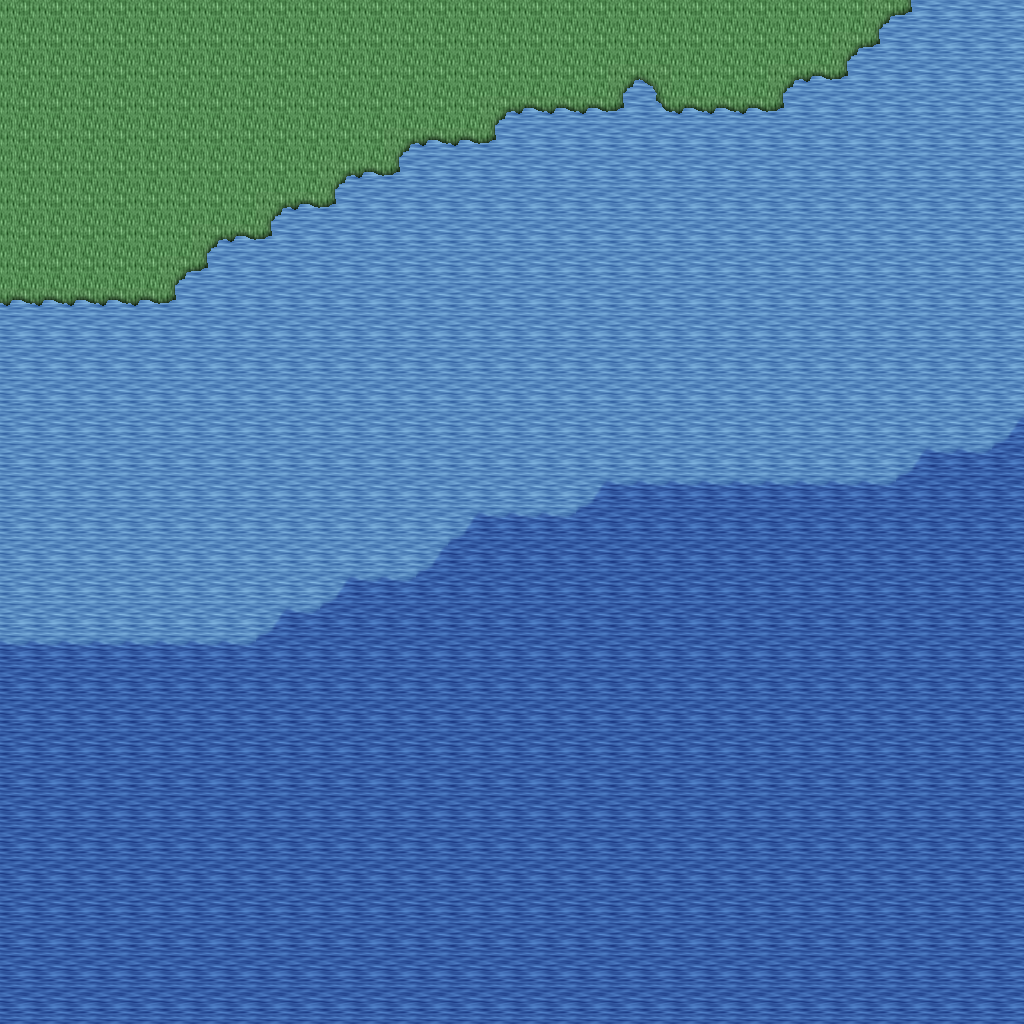

A level layout from a 2D game, rendered from its tile map. Below: a short description, then the map file with tile-grid data replaced by summaries:
An orthogonal 32x32 tile map with 32x32 px tiles, 5 tile layers (Ground, Objects, Objects2, Above, ...), 1 hidden layer not drawn, 12 tilesets.

<map version="1.10" tiledversion="1.11.0" orientation="orthogonal" renderorder="right-down" width="32" height="32" tilewidth="32" tileheight="32" infinite="0" nextlayerid="11" nextobjectid="1">
 <tileset firstgid="1" name="ground_ground" tilewidth="32" tileheight="32" tilecount="33" columns="3">
  <image source="../drawable/ground_ground.png" width="96" height="352" />
 </tileset>
 <tileset firstgid="34" name="ground_water_pool" tilewidth="32" tileheight="32" tilecount="72" columns="3">
  <image source="../drawable/ground_water_pool.png" width="96" height="768" />
 </tileset>
 <tileset firstgid="106" name="ground_grass_edges" tilewidth="32" tileheight="32" tilecount="36" columns="12">
  <image source="../drawable/ground_grass_edges.png" width="384" height="96" />
 </tileset>
 <tileset firstgid="142" name="ground_grass_corners" tilewidth="32" tileheight="32" tilecount="24" columns="6">
  <image source="../drawable/ground_grass_corners.png" width="192" height="128" />
 </tileset>
 <tileset firstgid="166" name="building_wall_wood" tilewidth="32" tileheight="32" tilecount="16" columns="4">
  <image source="../drawable/building_wall_wood.png" width="128" height="128" />
 </tileset>
 <tileset firstgid="182" name="plant_grasses" tilewidth="32" tileheight="32" tilecount="6" columns="3">
  <image source="../drawable/plant_grasses.png" width="96" height="64" />
 </tileset>
 <tileset firstgid="188" name="plant_flower_daisy_yellow" tilewidth="32" tileheight="32" tilecount="8" columns="2">
  <image source="../drawable/plant_flower_daisy_yellow.png" width="64" height="128" />
 </tileset>
 <tileset firstgid="196" name="plant_flower_daisy_blue" tilewidth="32" tileheight="32" tilecount="8" columns="2">
  <image source="../drawable/plant_flower_daisy_blue.png" width="64" height="128" />
 </tileset>
 <tileset firstgid="204" name="building_door_door_w" tilewidth="32" tileheight="32" tilecount="6" columns="2">
  <image source="../drawable/building_door_door_w.png" width="64" height="96" />
 </tileset>
 <tileset firstgid="210" name="building_door_door_e" tilewidth="32" tileheight="32" tilecount="6" columns="2">
  <image source="../drawable/building_door_door_e.png" width="64" height="96" />
 </tileset>
 <tileset firstgid="216" name="logic_creature_animal" tilewidth="32" tileheight="32" tilecount="32" columns="8">
  <image source="../drawable/logic_creature_animal.png" width="256" height="128" />
 </tileset>
 <tileset firstgid="248" name="logic_collision" tilewidth="32" tileheight="32" tilecount="1" columns="1">
  <image source="../drawable/logic_collision.png" width="32" height="32" />
 </tileset>
 <layer id="1" name="Ground" width="32" height="32">
  <data>[1024 cells, 1024 non-empty, 3 distinct tile ids]</data>
 </layer>
 <layer id="2" name="Objects" width="32" height="32">
  <data>[1024 cells, 72 non-empty, 7 distinct tile ids]</data>
 </layer>
 <layer id="3" name="Objects2" width="32" height="32">
  <data>[1024 cells, 0 non-empty, 0 distinct tile ids]</data>
 </layer>
 <layer id="4" name="Above" width="32" height="32">
  <data>[1024 cells, 0 non-empty, 0 distinct tile ids]</data>
 </layer>
 <layer id="5" name="Above2" width="32" height="32">
  <data>[1024 cells, 0 non-empty, 0 distinct tile ids]</data>
 </layer>
 <layer id="6" name="Walkable" width="32" height="32" visible="0">
  <data>[1024 cells, 486 non-empty, 1 distinct tile ids]</data>
 </layer>
 <objectgroup id="7" name="Mapevents" />
 <objectgroup id="8" name="Spawn" />
 <objectgroup id="9" name="Keys" />
 <objectgroup id="10" name="Replace" />
</map>
